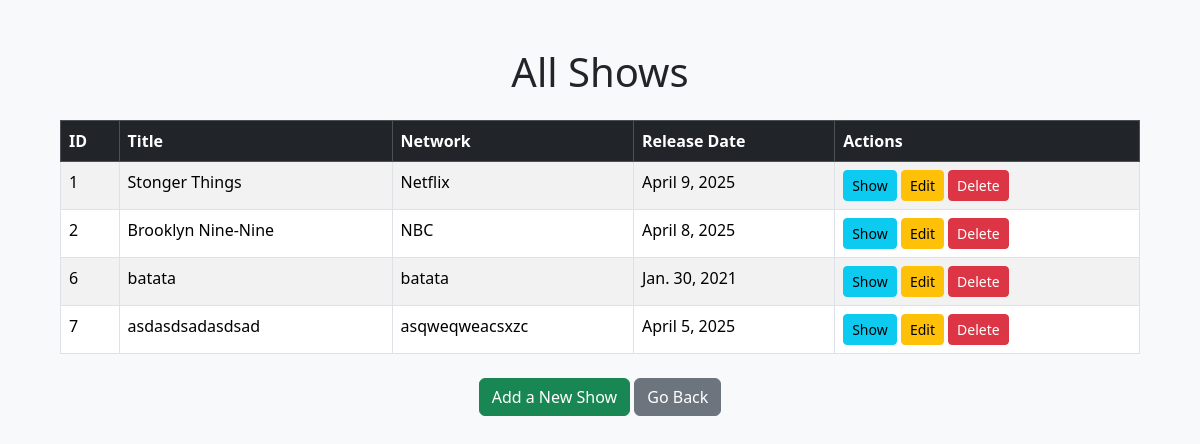
The app's page /shows, older data.
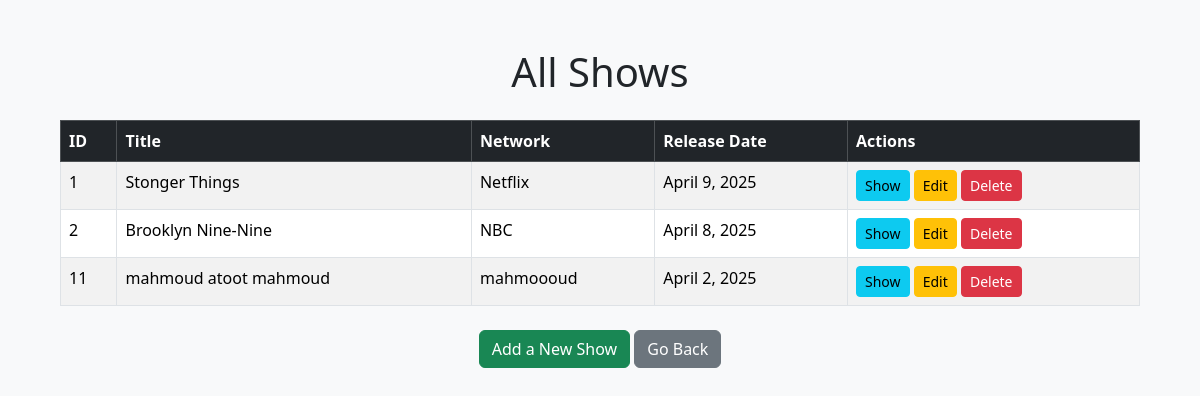
The same page, newer data.
### tvapp/models.py (models this page shows, shortened)
class Show(models.Model):
    title = models.CharField(max_length=100)
    network = models.CharField(max_length=100)
    release_date = models.DateField()
    description = models.TextField()
    created_at = models.DateTimeField(auto_now_add=True)
    updated_at = models.DateTimeField(auto_now=True)
    objects = ShowManager()
    def show_all():
        return Show.objects.all()

### tvapp/views.py (the view)
# urls.py: path('shows', views.show_all),
def show_all(request):
    context={
        'shows' :models.Show.show_all(),
    }
    return render(request,'All_Shows.html',context)

### tvapp/templates/All_Shows.html (shortened to what this page needs)
<!DOCTYPE html>
<html lang="en">
<head>
    <link href="https://cdn.jsdelivr.net/npm/bootstrap@5.3.3/dist/css/bootstrap.min.css" rel="stylesheet">
</head>
<body class="bg-light p-5">
    <div class="container">
        <h1 class="mb-4 text-center">All Shows</h1>
        <table class="table table-striped table-bordered">
            <thead class="table-dark">
                <tr>
                    <th>ID</th>
                    <th>Title</th>
                    <th>Network</th>
                    <th>Release Date</th>
                    <th>Actions</th>
                </tr>
            </thead>
            <tbody>
                {% for show in shows %}
                <tr>
                    <td>{{ show.id }}</td>
                    <td>{{ show.title }}</td>
                    <td>{{ show.network }}</td>
                    <td>{{ show.release_date }}</td>
                    <td>
                        <a href="/shows/{{ show.id }}" class="btn btn-sm btn-info">Show</a>
                        <a href="/shows/{{ show.id }}/edit" class="btn btn-sm btn-warning">Edit</a>
                        <a href="/shows/{{ show.id }}/destroy" class="btn btn-sm btn-danger">Delete</a>
                    </td>
                </tr>
                {% endfor %}
            </tbody>
        </table>
        <div class="text-center mt-4">
            <a href="/shows/new" class="btn btn-success">Add a New Show</a>
            <a href="/" class="btn btn-secondary">Go Back</a>
        </div>
    </div>
</body>
</html>

Row changes from the older to the newer data that the page shows:
removed Show: id "6", title "batata", network "batata", release_date "Jan. 30, 2021"
removed Show: id "7", title "asdasdsadasdsad", network "asqweqweacsxzc", release_date "April 5, 2025"
added Show: id "11", title "mahmoud atoot mahmoud", network "mahmoooud", release_date "April 2, 2025"
